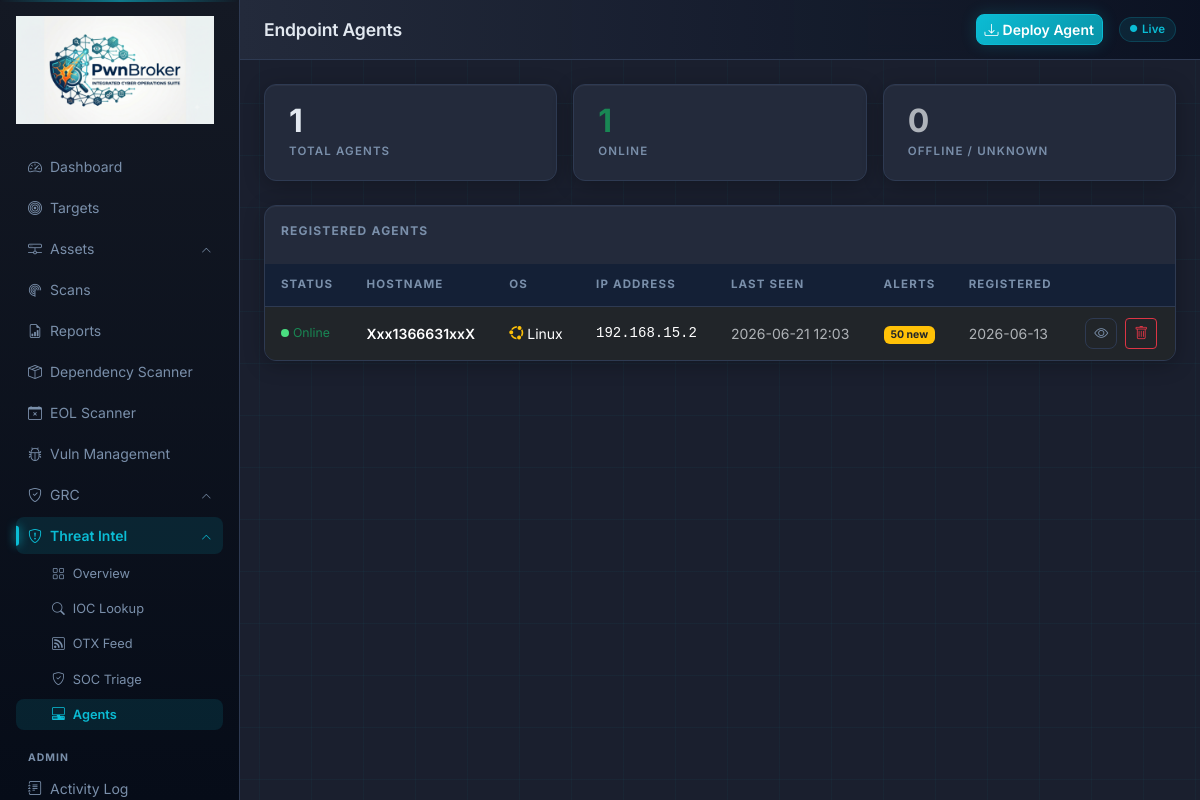
Page /threat/agents (signed in) on the earlier database version.
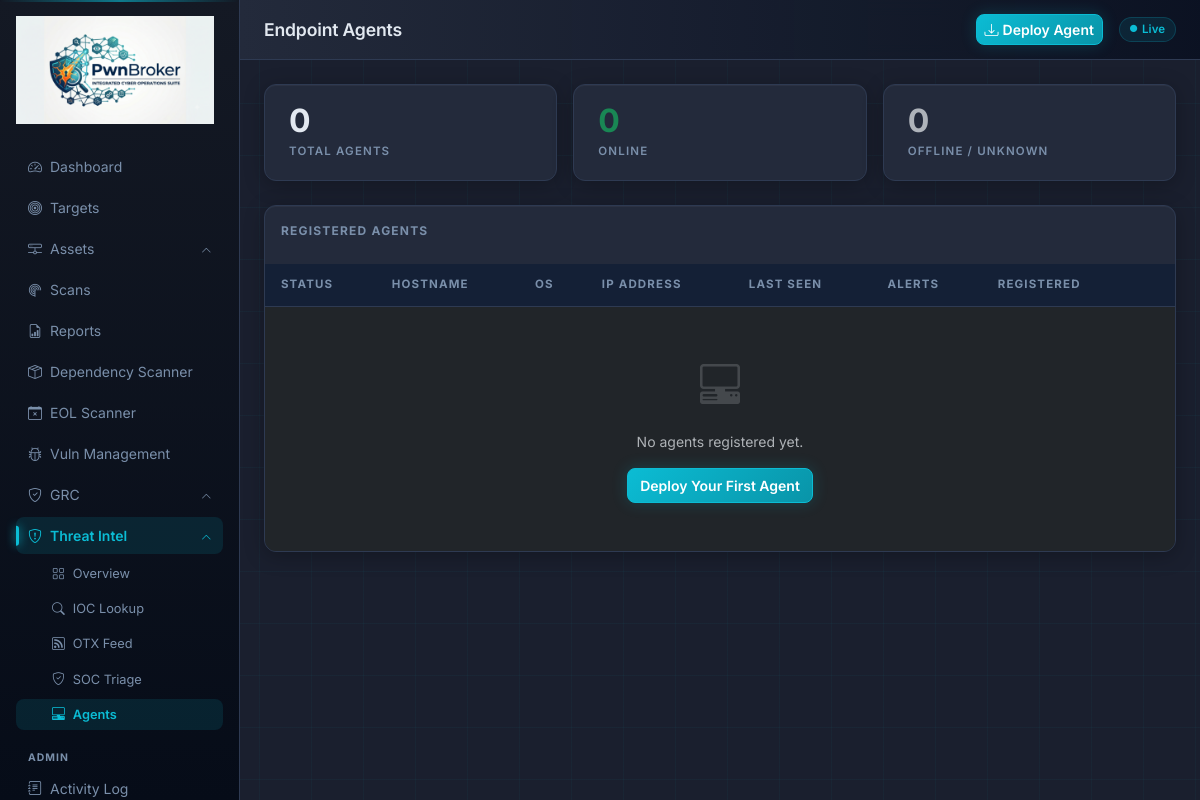
Same page on the later database version.
### app/models.py (models this page shows)
class EndpointAgent(db.Model):
    __tablename__ = "endpoint_agents"
    id            = db.Column(db.Integer, primary_key=True)
    agent_id      = db.Column(db.String(64), unique=True, nullable=False)
    token         = db.Column(db.String(128), nullable=False)
    hostname      = db.Column(db.String(255))
    os_type       = db.Column(db.String(50))    # win32 | darwin | linux
    os_version    = db.Column(db.String(512))
    ip_address    = db.Column(db.String(45))
    status        = db.Column(db.String(20), default="unknown")   # online | offline | unknown
    last_seen     = db.Column(db.DateTime)
    registered_at = db.Column(db.DateTime, default=lambda: datetime.now(timezone.utc))
    alerts        = db.relationship("AgentAlert", backref="agent", lazy="dynamic",
                                    cascade="all, delete-orphan")

class TimeConfig(db.Model):
    __tablename__ = "time_config"
    id         = db.Column(db.Integer, primary_key=True)
    timezone   = db.Column(db.String(64),  default="UTC")
    ntp_server = db.Column(db.String(256), default="pool.ntp.org")
    updated_at = db.Column(db.DateTime, default=lambda: datetime.now(timezone.utc))

### app/routes/threat.py (the view)
@threat_bp.route("/agents")
@login_required
def agents_list():
    _mark_offline_agents()
    agents = EndpointAgent.query.order_by(EndpointAgent.last_seen.desc()).all()
    return render_template("threat/agents.html", agents=agents)

### app/models.py (called while the page is built)
    @property
    def is_admin(self):
        return self.role == "admin"

### app/routes/threat.py (called while the page is built)
def _mark_offline_agents():
    now = datetime.now(timezone.utc)
    for a in EndpointAgent.query.filter_by(status="online").all():
        if a.last_seen:
            ls = a.last_seen if a.last_seen.tzinfo else a.last_seen.replace(tzinfo=timezone.utc)
            if (now - ls).total_seconds() > 300:
                a.status = "offline"
    db.session.commit()

### app/templates/threat/agents.html (shortened to what the changed rows need)
{% extends "base.html" %}
{% block page_title %}Endpoint Agents{% endblock %}
{% block content %}
{% set online_count  = agents | selectattr('status', 'eq', 'online')  | list | length %}
{% set offline_count = agents | selectattr('status', 'ne', 'online')  | list | length %}
<div class="row g-3 mb-4">
  <div class="col-sm-4">
    <a href="#agent-table" class="stat-card text-decoration-none" style="color:inherit;display:block">
      <div class="stat-value">{{ agents | length }}</div>
      <div class="stat-label">Total Agents</div>
    </a>
  </div>
  <div class="col-sm-4">
    <a href="#agent-table" class="stat-card text-decoration-none" style="color:inherit;display:block">
      <div class="stat-value text-success">{{ online_count }}</div>
      <div class="stat-label">Online</div>
    </a>
  </div>
</div>
<div class="data-table" id="agent-table">
  <table class="table table-dark table-hover mb-0">
    <thead>
      <tr>
        <th>Status</th>
        <th>Hostname</th>
        <th>OS</th>
        <th>IP Address</th>
        <th>Last Seen</th>
        <th>Alerts</th>
        <th>Registered</th>
        <th></th>
      </tr>
    </thead>
    <tbody>
      {% for agent in agents %}
      <tr>
        <td>
          {% if agent.status == "online" %}
            <span class="d-flex align-items-center gap-1">
              <span class="pulse" style="width:8px;height:8px;border-radius:50%;background:#4ade80;display:inline-block"></span>
              <span class="text-success small">Online</span>
            </span>
          {% else %}
            <span class="d-flex align-items-center gap-1">
              <span style="width:8px;height:8px;border-radius:50%;background:#475569;display:inline-block"></span>
              <span class="text-muted small">{{ agent.status|capitalize }}</span>
            </span>
          {% endif %}
        </td>
        <td class="fw-semibold">{{ agent.hostname or '—' }}</td>
        <td>
          {% set os = agent.os_type or '' %}
          {% if 'win' in os %}<i class="bi bi-windows me-1 text-primary"></i>Windows
          {% elif 'darwin' in os %}<i class="bi bi-apple me-1 text-muted"></i>macOS
          {% elif 'linux' in os %}<i class="bi bi-ubuntu me-1 text-warning"></i>Linux
          {% else %}<span class="text-muted">{{ os or '—' }}</span>{% endif %}
        </td>
        <td class="font-monospace small">{{ agent.ip_address or '—' }}</td>
        <td class="text-muted small">
          {{ agent.last_seen | localdt('%Y-%m-%d %H:%M') if agent.last_seen else '—' }}
        </td>
        <td>
          {% set alert_count = agent.alerts.count() %}
          {% set unacked = agent.alerts.filter_by(acknowledged=False).count() %}
          {% if unacked > 0 %}
            <span class="badge bg-warning text-dark">{{ unacked }} new</span>
          {% elif alert_count > 0 %}
            <span class="badge bg-secondary">{{ alert_count }}</span>
          {% else %}
            <span class="text-muted small">—</span>
          {% endif %}
        </td>
        <td class="text-muted small">
          {{ agent.registered_at | localdt('%Y-%m-%d') if agent.registered_at else '—' }}
        </td>
        <td>
          <div class="d-flex gap-2">
            <a href="{{ url_for('threat.agent_detail', agent_db_id=agent.id) }}" class="btn btn-sm btn-outline-secondary">
              <i class="bi bi-eye"></i>
            </a>
            {% if current_user.is_admin %}
            <form method="POST" action="{{ url_for('threat.agent_delete', agent_db_id=agent.id) }}"
                  onsubmit="return confirm('Remove agent {{ agent.hostname }}?')">
              <button type="submit" class="btn btn-sm btn-outline-danger"><i class="bi bi-trash"></i></button>
            </form>
            {% endif %}
          </div>
        </td>
      </tr>
      {% else %}
      <tr>
        <td colspan="8" class="text-center text-muted py-5">
          <i class="bi bi-pc-display-horizontal fs-1 d-block mb-3 opacity-25"></i>
          No agents registered yet.<br>
          <a href="{{ url_for('threat.download') }}" class="btn btn-primary mt-3">Deploy Your First Agent</a>
        </td>
      </tr>
      {% endfor %}
    </tbody>
  </table>
</div>
{% endblock %}

Differences in the rows shown:
removed EndpointAgent: status "online" (drawn), hostname "Xxx1366631xxX", os_type "linux" (drawn), ip_address "192.168.15.2", last_seen|localdt "2026-06-21 12:03", unacked "50", registered_at|localdt "2026-06-13"
Other differences:
{{ agents | length }}: "1" → "0"
{{ online_count }}: "1" → "0"
text now shown: "No agents registered yet. Deploy Your First Agent"
